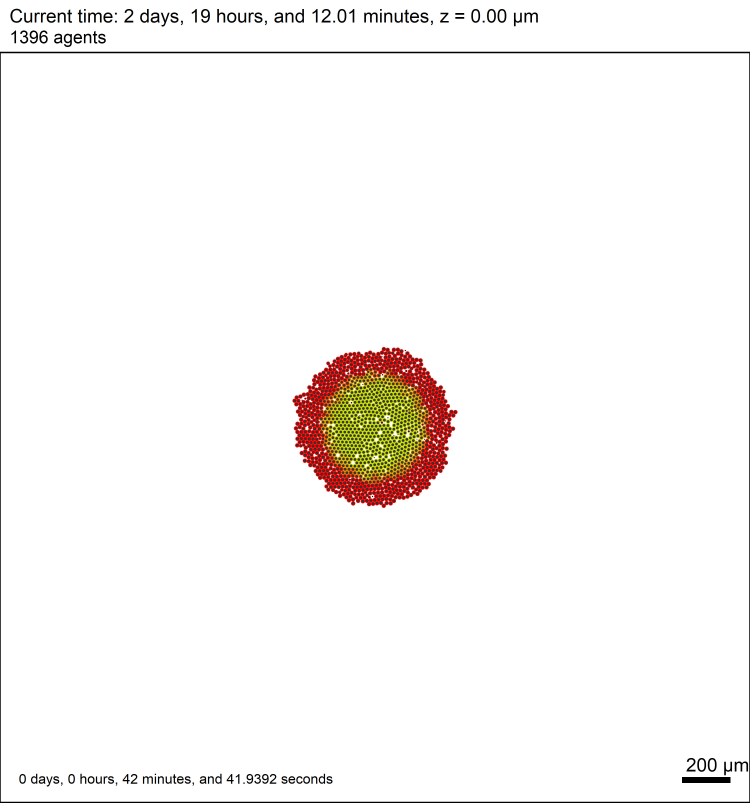
#> input picture final.jpg, 3000 x 3210 px (shown at 1/4 size)
$ python ClusterTest.py
#> lines starting #> are read from the running program, lines starting #| are printed output that depends on the picture
# -*- coding: utf-8 -*-
"""
Created on Wed Apr 10 13:47:29 2019

@author: fkurtog
"""

import numpy as np
import cv2
from dipy.segment.clustering import QuickBundles
import matplotlib.pyplot as plt
from dipy.segment.metric import IdentityFeature, Feature
from dipy.segment.metric import AveragePointwiseEuclideanMetric, EuclideanMetric, SumPointwiseEuclideanMetric

#%%
import dipy.viz

#%% Importing Image
img = cv2.imread('final.jpg')
#> img is the input picture: shape (3210, 3000, 3); mean B, G, R 245.2, 246.9, 249.3
plt.figure(0)
plt.imshow(cv2.cvtColor(img, cv2.COLOR_BGR2RGB))


#%% Cropping the image to eliminate
crop_img = img[213:3030,0:img.shape[1],:]
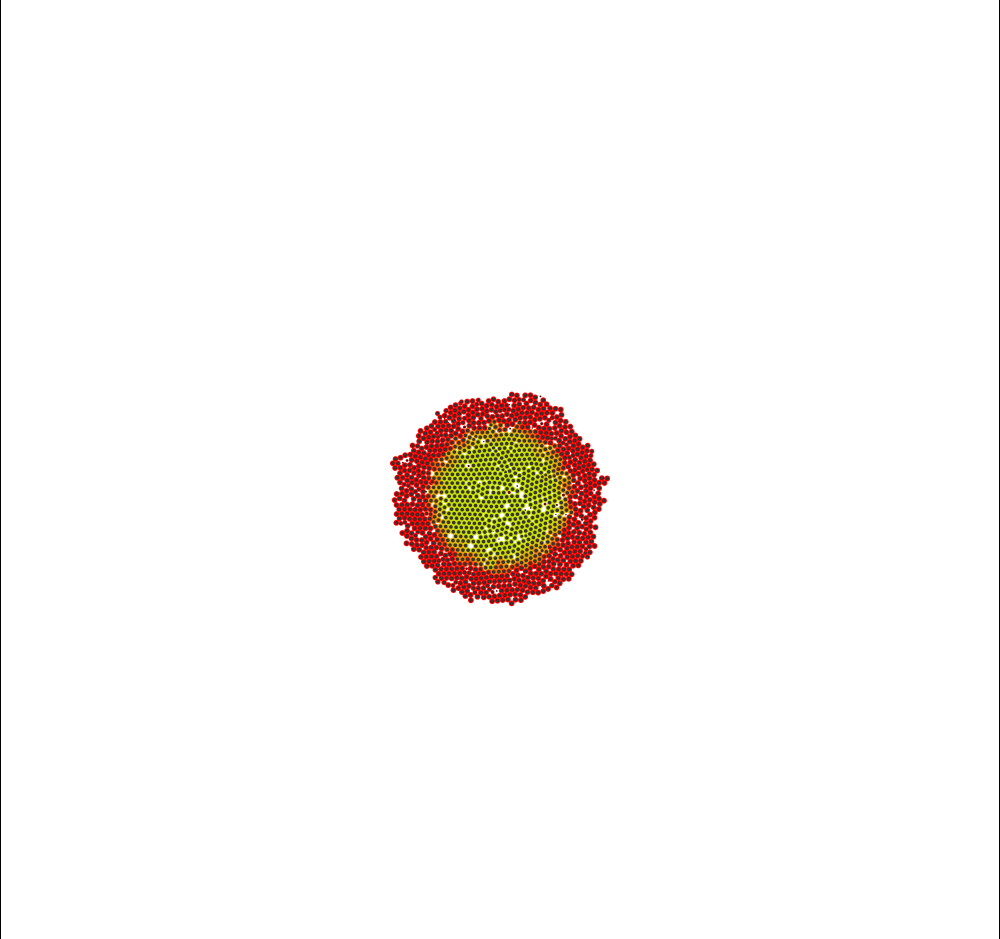
#> crop_img: shape (2817, 3000, 3) (shown at 1/3 size); mean B, G, R 246.5, 248.4, 251.1
plt.figure(1)
plt.imshow(cv2.cvtColor(crop_img, cv2.COLOR_BGR2RGB))

#%% Closing
kernel = np.ones((12,12),np.uint8)
closed_img = cv2.morphologyEx(crop_img, cv2.MORPH_CLOSE,kernel)
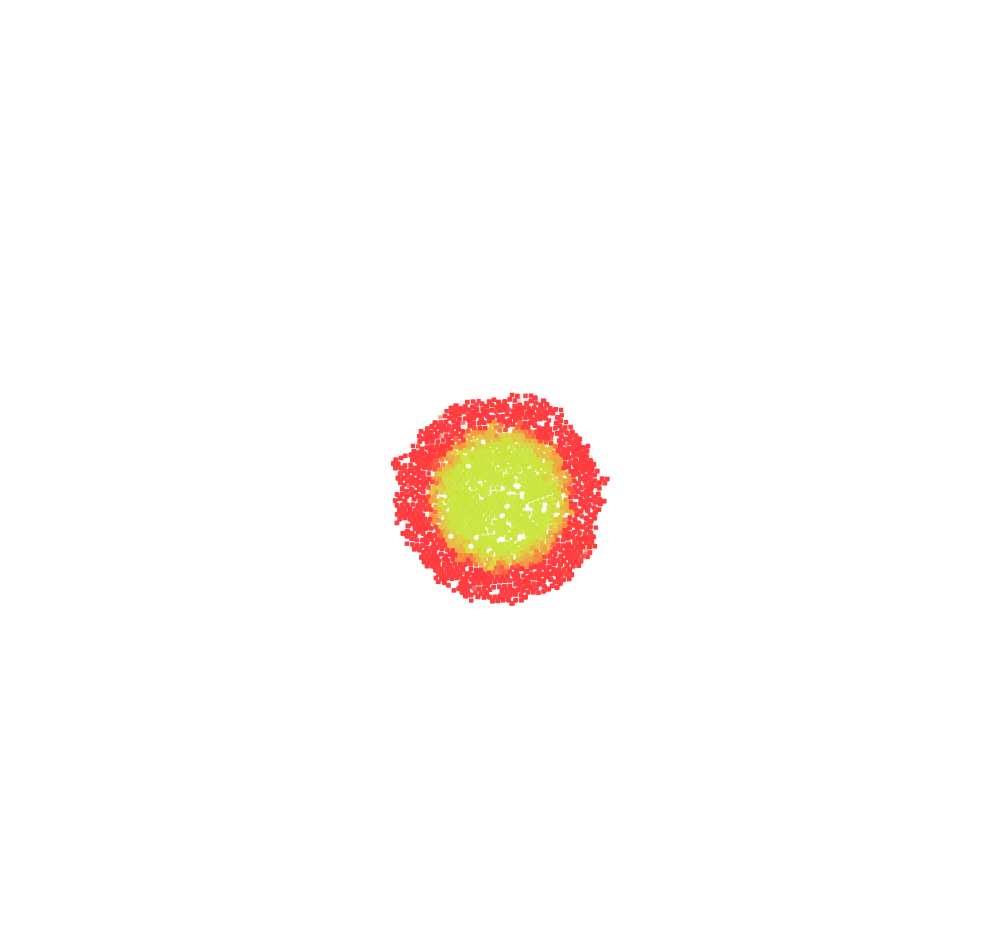
#> closed_img: shape (2817, 3000, 3) (shown at 1/3 size); mean B, G, R 248.8, 251, 254.4
plt.figure(2)
plt.imshow(cv2.cvtColor(closed_img, cv2.COLOR_BGR2RGB))

#%% Filtering
#blurred_img = cv2.medianBlur(closed_img, 5)
#plt.imshow(cv2.cvtColor(blurred_frame, cv2.COLOR_BGR2RGB))


#%%
closed_img = np.float32(closed_img)
#%%

#> (the run stopped early here; a loop or call above may not have finished)
